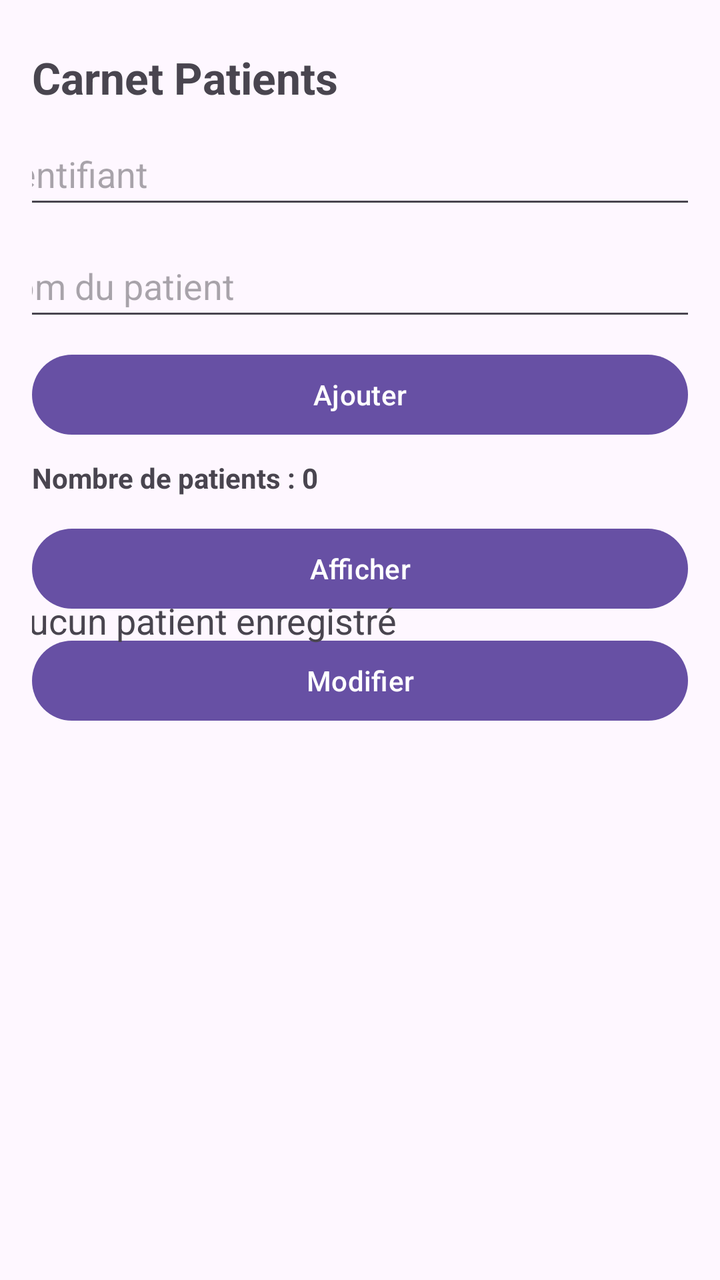
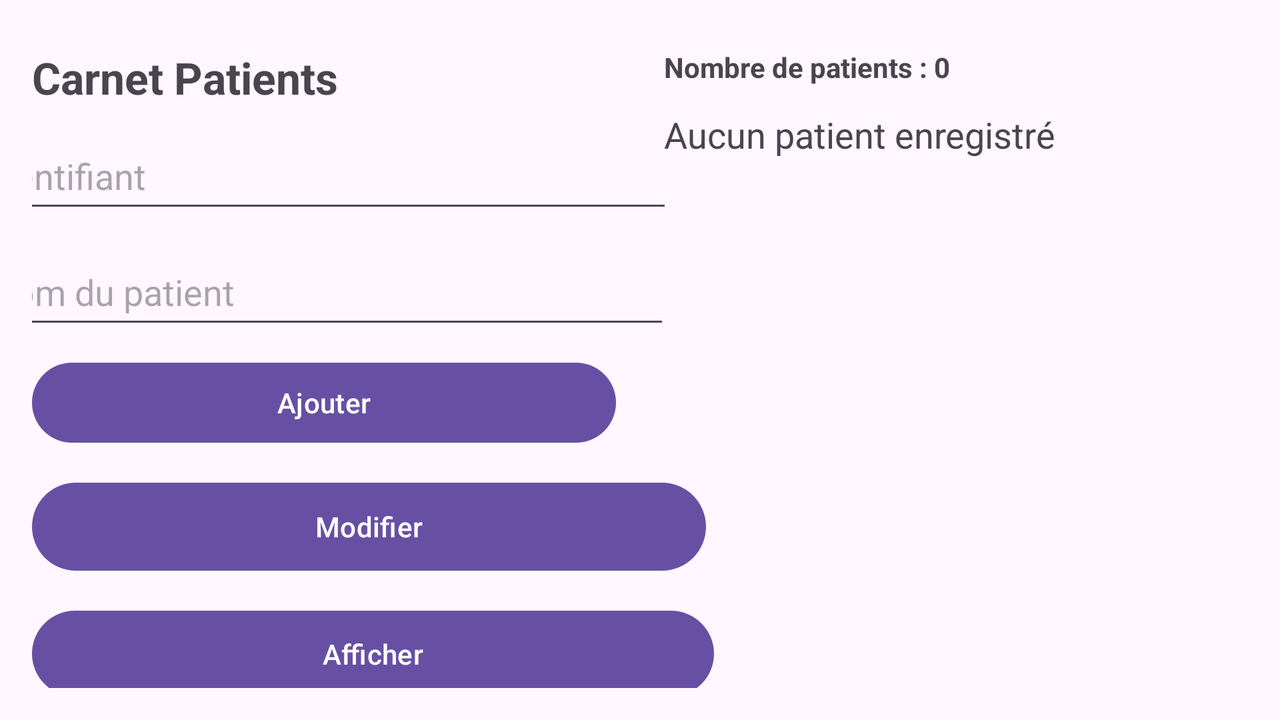

An Android layout and its configuration variant, each rendered on a device that would load it. The default file and the variant file are quoted in full after the pictures.
<!-- AndroidManifest.xml: application theme Theme.DevMob_TP04_CarnetPatient_CycleDeVie -->
<!-- res/layout/activity_main.xml -->
<?xml version="1.0" encoding="utf-8"?>
<androidx.constraintlayout.widget.ConstraintLayout
    xmlns:android="http://schemas.android.com/apk/res/android"
    xmlns:app="http://schemas.android.com/apk/res-auto"
    xmlns:tools="http://schemas.android.com/tools"
    android:id="@+id/main"
    android:layout_width="match_parent"
    android:layout_height="match_parent"
    android:padding="16dp">

    <TextView
        android:id="@+id/tvTitre"
        android:layout_width="0dp"
        android:layout_height="wrap_content"
        android:text="Carnet Patients"
        android:textSize="22sp"
        android:textStyle="bold"
        android:layout_marginTop="8dp"
        app:layout_constraintTop_toTopOf="parent"
        app:layout_constraintStart_toStartOf="parent"
        app:layout_constraintEnd_toEndOf="parent" />

    <EditText
        android:id="@+id/etId"
        android:layout_width="382dp"
        android:layout_height="48dp"
        android:layout_marginTop="8dp"
        android:hint="Identifiant"
        android:inputType="number"
        app:layout_constraintEnd_toEndOf="parent"
        app:layout_constraintStart_toStartOf="parent"
        app:layout_constraintTop_toBottomOf="@id/tvTitre" />

    <EditText
        android:id="@+id/etNom"
        android:layout_width="381dp"
        android:layout_height="48dp"
        android:layout_marginTop="8dp"
        android:hint="Nom du patient"
        android:inputType="textPersonName"
        app:layout_constraintEnd_toEndOf="parent"
        app:layout_constraintStart_toStartOf="parent"
        app:layout_constraintTop_toBottomOf="@id/etId" />
    <Button
        android:id="@+id/btnAjouter"
        android:layout_width="0dp"
        android:layout_height="wrap_content"
        android:text="Ajouter"
        android:layout_marginTop="8dp"
        app:layout_constraintTop_toBottomOf="@id/etNom"
        app:layout_constraintStart_toStartOf="parent"
        app:layout_constraintEnd_toEndOf="parent" />

    <Button
        android:id="@+id/btnAfficherPatient"
        android:layout_width="0dp"
        android:layout_height="wrap_content"
        android:layout_marginTop="12dp"
        android:text="Afficher"
        app:layout_constraintEnd_toEndOf="parent"
        app:layout_constraintHorizontal_bias="0.0"
        app:layout_constraintStart_toStartOf="parent"
        app:layout_constraintTop_toBottomOf="@+id/tvNombrePatients" />

    <Button
        android:id="@+id/btnModifier"
        android:layout_width="0dp"
        android:layout_height="wrap_content"
        android:layout_marginTop="8dp"
        android:text="Modifier"
        app:layout_constraintEnd_toEndOf="parent"
        app:layout_constraintHorizontal_bias="0.0"
        app:layout_constraintStart_toStartOf="parent"
        app:layout_constraintTop_toBottomOf="@+id/btnAfficherPatient" />

    <TextView
        android:id="@+id/tvNombrePatients"
        android:layout_width="0dp"
        android:layout_height="wrap_content"
        android:text="Nombre de patients : 0"
        android:textStyle="bold"
        android:layout_marginTop="8dp"
        app:layout_constraintTop_toBottomOf="@id/btnAjouter"
        app:layout_constraintStart_toStartOf="parent"
        app:layout_constraintEnd_toEndOf="parent" />

    <ScrollView
        android:layout_width="368dp"
        android:layout_height="321dp"
        android:layout_marginTop="12dp"
        app:layout_constraintBottom_toBottomOf="parent"
        app:layout_constraintEnd_toEndOf="parent"
        app:layout_constraintHorizontal_bias="0.348"
        app:layout_constraintStart_toStartOf="parent"
        app:layout_constraintTop_toBottomOf="@id/tvNombrePatients"
        app:layout_constraintVertical_bias="0.884">

        <TextView
            android:id="@+id/tvPatients"
            android:layout_width="match_parent"
            android:layout_height="wrap_content"
            android:text="Aucun patient enregistré"
            android:textSize="18sp" />
    </ScrollView>
</androidx.constraintlayout.widget.ConstraintLayout>
<!-- resources referenced by this layout -->
<resources>
  <style name="Theme.DevMob_TP04_CarnetPatient_CycleDeVie" parent="Base.Theme.DevMob_TP04_CarnetPatient_CycleDeVie" />
  <style name="Base.Theme.DevMob_TP04_CarnetPatient_CycleDeVie" parent="Theme.Material3.DayNight.NoActionBar">
          
          
      </style>
</resources>
<!-- res/layout-land/activity_main.xml (the repository's variant of the layout above) -->
<!-- drawn on the phone turned sideways -->
<?xml version="1.0" encoding="utf-8"?>
<androidx.constraintlayout.widget.ConstraintLayout
    xmlns:android="http://schemas.android.com/apk/res/android"
    xmlns:app="http://schemas.android.com/apk/res-auto"
    xmlns:tools="http://schemas.android.com/tools"
    android:id="@+id/main"
    android:layout_width="match_parent"
    android:layout_height="match_parent"
    android:padding="16dp">


    <androidx.constraintlayout.widget.Guideline
        android:id="@+id/guideMilieu"
        android:layout_width="wrap_content"
        android:layout_height="wrap_content"
        android:orientation="vertical"
        app:layout_constraintGuide_percent="0.5" />

    <TextView
        android:id="@+id/tvTitre"
        android:layout_width="0dp"
        android:layout_height="wrap_content"
        android:layout_marginTop="8dp"
        android:layout_marginEnd="12dp"
        android:text="Carnet Patients"
        android:textSize="22sp"
        android:textStyle="bold"
        app:layout_constraintEnd_toStartOf="@id/guideMilieu"
        app:layout_constraintHorizontal_bias="0.0"
        app:layout_constraintStart_toStartOf="parent"
        app:layout_constraintTop_toTopOf="parent" />

    <EditText
        android:id="@+id/etId"
        android:layout_width="348dp"
        android:layout_height="50dp"
        android:layout_marginTop="8dp"
        android:layout_marginEnd="12dp"
        android:hint="Identifiant"
        android:inputType="number"
        app:layout_constraintEnd_toStartOf="@id/guideMilieu"
        app:layout_constraintStart_toStartOf="parent"
        app:layout_constraintTop_toBottomOf="@id/tvTitre" />

    <EditText
        android:id="@+id/etNom"
        android:layout_width="345dp"
        android:layout_height="50dp"
        android:layout_marginTop="8dp"
        android:layout_marginEnd="12dp"
        android:hint="Nom du patient"
        android:inputType="textPersonName"
        app:layout_constraintEnd_toStartOf="@id/guideMilieu"
        app:layout_constraintStart_toStartOf="parent"
        app:layout_constraintTop_toBottomOf="@id/etId" />
    <Button
        android:id="@+id/btnAjouter"
        android:layout_width="0dp"
        android:layout_height="wrap_content"
        android:text="Ajouter"
        android:layout_marginTop="8dp"
        app:layout_constraintTop_toBottomOf="@id/etNom"
        app:layout_constraintStart_toStartOf="parent"
        app:layout_constraintEnd_toStartOf="@id/guideMilieu"
        android:layout_marginEnd="12dp" />

    <Button
        android:id="@+id/btnAfficherPatient"
        android:layout_width="341dp"
        android:layout_height="51dp"
        android:layout_marginTop="12dp"

        android:text="Afficher"
        app:layout_constraintEnd_toStartOf="@+id/guideMilieu"
        app:layout_constraintHorizontal_bias="0.0"
        app:layout_constraintStart_toStartOf="parent"
        app:layout_constraintTop_toBottomOf="@+id/btnModifier" />

    <Button
        android:id="@+id/btnModifier"
        android:layout_width="337dp"
        android:layout_height="52dp"
        android:layout_marginTop="12dp"
        android:text="Modifier"
        app:layout_constraintEnd_toStartOf="@+id/guideMilieu"
        app:layout_constraintHorizontal_bias="0.0"
        app:layout_constraintStart_toStartOf="parent"
        app:layout_constraintTop_toBottomOf="@+id/btnAjouter" />

    <TextView
        android:id="@+id/tvNombrePatients"
        android:layout_width="0dp"
        android:layout_height="wrap_content"
        android:text="Nombre de patients : 0"
        android:textStyle="bold"
        android:layout_marginTop="8dp"
        app:layout_constraintTop_toTopOf="parent"
        app:layout_constraintStart_toEndOf="@id/guideMilieu"
        android:layout_marginStart="12dp"
        app:layout_constraintEnd_toEndOf="parent" />

    <ScrollView
        android:id="@+id/scrollView2"
        android:layout_width="0dp"
        android:layout_height="0dp"
        android:layout_marginStart="12dp"
        android:layout_marginTop="12dp"
        app:layout_constraintBottom_toBottomOf="parent"
        app:layout_constraintEnd_toEndOf="parent"
        app:layout_constraintStart_toEndOf="@id/guideMilieu"
        app:layout_constraintTop_toBottomOf="@id/tvNombrePatients">

        <TextView
            android:id="@+id/tvPatients"
            android:layout_width="match_parent"
            android:layout_height="wrap_content"
            android:text="Aucun patient enregistré"
            android:textSize="18sp" />
    </ScrollView>
</androidx.constraintlayout.widget.ConstraintLayout>
